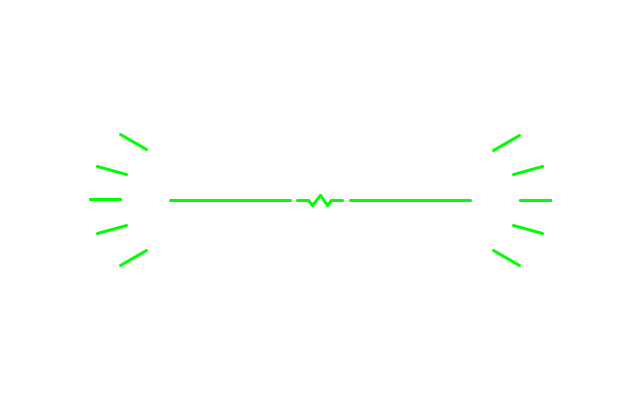
Frame 1 (no input)
Frame 60 (the mouse pressed at the canvas centre just before this capture): identical to frame 1, image omitted
Frame 120 (the mouse held since frame 60 and released just before this capture): identical to frame 1, image omitted

The Processing sketch that drew this single still picture (run headless with seeded random() and noise(); from frame 60 on, the mouse is pressed at the canvas centre):

// Processing sketch: HUD
// ── HUD.pde
void setup() {
  size(640,400);
}

float t=0;
float rotation=0;

void draw() {
  // HUD(200, 100, 30, -PI/13);
  // HUD(楕円の長軸,楕円の短軸,間隔,傾き角度);

  background(255);
  AI(5);
  HUD(200,100,30,t);
} 

void HUD (int HUD_a, int HUD_b, float HUD_l, float HUD_t) {
  int HUD_xc = width/2; 
  int HUD_yc = height/2;
  float HUD_theta;
  for (int i = 0; i <= 2; i += 1) {
    stroke(0, 255, 0);
    strokeWeight(3);
    HUD_theta = PI*i/12;
    line(HUD_xc+(HUD_a*cos(HUD_theta))*cos(HUD_t)-(HUD_b*sin(HUD_theta))*sin(HUD_t), HUD_yc+(HUD_a*cos(HUD_theta))*sin(HUD_t)+(HUD_b*sin(HUD_theta))*cos(HUD_t), HUD_xc+((HUD_a+HUD_l)*cos(HUD_theta))*cos(HUD_t)-((HUD_b+HUD_l)*sin(HUD_theta))*sin(HUD_t), HUD_yc+((HUD_a+HUD_l)*cos(HUD_theta))*sin(HUD_t)+((HUD_b+HUD_l)*sin(HUD_theta))*cos(HUD_t));
    line(HUD_xc+(HUD_a*cos(-HUD_theta))*cos(HUD_t)-(HUD_b*sin(-HUD_theta))*sin(HUD_t), HUD_yc+(HUD_a*cos(-HUD_theta))*sin(HUD_t)+(HUD_b*sin(-HUD_theta))*cos(HUD_t), HUD_xc+((HUD_a+HUD_l)*cos(-HUD_theta))*cos(HUD_t)-((HUD_b+HUD_l)*sin(-HUD_theta))*sin(HUD_t), HUD_yc+((HUD_a+HUD_l)*cos(-HUD_theta))*sin(HUD_t)+((HUD_b+HUD_l)*sin(-HUD_theta))*cos(HUD_t));
    line(HUD_xc+(HUD_a*cos(HUD_theta+PI))*cos(HUD_t)-(HUD_b*sin(HUD_theta+PI))*sin(HUD_t), HUD_yc+(HUD_a*cos(HUD_theta+PI))*sin(HUD_t)+(HUD_b*sin(HUD_theta+PI))*cos(HUD_t), HUD_xc+((HUD_a+HUD_l)*cos(HUD_theta+PI))*cos(HUD_t)-((HUD_b+HUD_l)*sin(HUD_theta+PI))*sin(HUD_t), HUD_yc+((HUD_a+HUD_l)*cos(HUD_theta+PI))*sin(HUD_t)+((HUD_b+HUD_l)*sin(HUD_theta+PI))*cos(HUD_t));
    line(HUD_xc+(HUD_a*cos(-HUD_theta+PI))*cos(HUD_t)-(HUD_b*sin(-HUD_theta+PI))*sin(HUD_t), HUD_yc+(HUD_a*cos(-HUD_theta+PI))*sin(HUD_t)+(HUD_b*sin(-HUD_theta+PI))*cos(HUD_t), HUD_xc+((HUD_a+HUD_l)*cos(-HUD_theta+PI))*cos(HUD_t)-((HUD_b+HUD_l)*sin(-HUD_theta+PI))*sin(HUD_t), HUD_yc+((HUD_a+HUD_l)*cos(-HUD_theta+PI))*sin(HUD_t)+((HUD_b+HUD_l)*sin(-HUD_theta+PI))*cos(HUD_t));
  }
  line(HUD_xc+HUD_l*cos(HUD_t), HUD_yc+HUD_l*sin(HUD_t), HUD_xc+5*HUD_l*cos(HUD_t), HUD_yc+5*HUD_l*sin(HUD_t));
  line(HUD_xc-HUD_l*cos(HUD_t), HUD_yc-HUD_l*sin(HUD_t), HUD_xc-5*HUD_l*cos(HUD_t), HUD_yc-5*HUD_l*sin(HUD_t));
}

void keyPressed() {
  if (key == 'a') {
    rotation = PI/100;
    t = t + rotation;
  } else if (key == 'd') {
    rotation = -PI/100;
    t = t + rotation;
  }
}

void AI(float AI_r) {
  stroke(0, 255, 0);
  strokeWeight(3);
  line(width/2, height/2-AI_r, width/2+1.5*AI_r, height/2+AI_r);
  line(width/2, height/2-AI_r, width/2-1.5*AI_r, height/2+AI_r);
  line(width/2+1.5*AI_r, height/2+AI_r, width/2+2.25*AI_r, height/2);
  line(width/2-1.5*AI_r, height/2+AI_r, width/2-2.25*AI_r, height/2);
  line(width/2+2.25*AI_r, height/2, width/2+4.5*AI_r, height/2);
  line(width/2-2.25*AI_r, height/2, width/2-4.5*AI_r, height/2);
}
